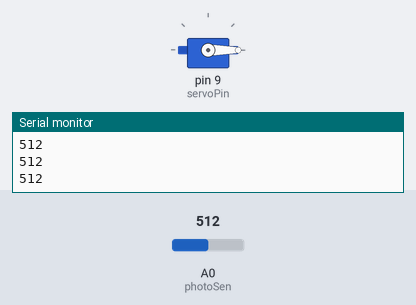
A program run on a simulated Arduino Uno, built with avr-gcc and run on an emulated ATmega328P. Shown: servo, the last lines printed to the serial monitor. The test bench sets the inputs (shaded band); at power-on: A0 (photoSen) = 512.

Above: at 1.3 s.
1.4 s: A0 (photoSen) set to 682
2.9 s: A0 (photoSen) set to 716
At 3.4 s:
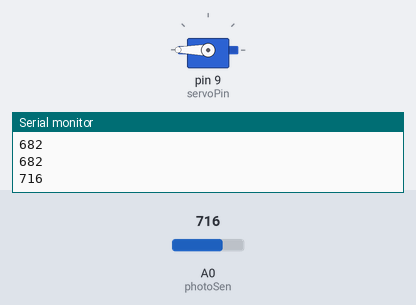
4.5 s: A0 (photoSen) set to 690
At 5.7 s:
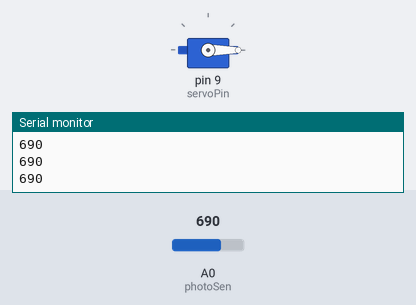
6.0 s: A0 (photoSen) set to 710
At 7.0 s:
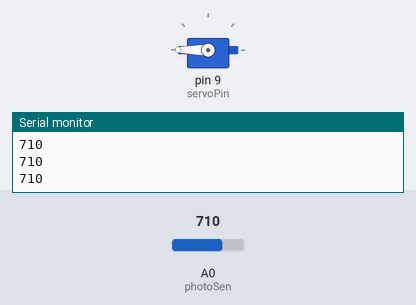
Timing chart, 0 to 8.5 s (numbered marks = the images above; inputs shaded):
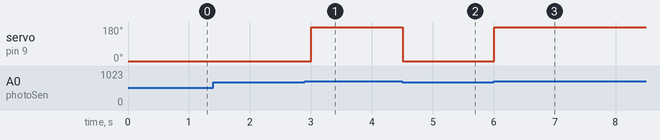

The program:

main.cpp
```cpp
#include <Arduino.h>
#include <Servo.h>
int photoSen=A0;
int photoVal;
int servoPin=9;
int servoPos;
int servoBuffer=500;
Servo myServo;
String msg1="What angle for the Servo?";
int lightOff=0;
int lightOn=180;


void setup() {
  // put your setup code here, to run once:
  Serial.begin(9600);
  pinMode(photoSen,INPUT);
  myServo.attach(servoPin);
}

void loop() {
  // put your main code here, to run repeatedly:

  photoVal=analogRead(photoSen);
  Serial.println(photoVal);

  servoPos=map(photoVal, 500, 800, 0, 180);

  if(photoVal > 700 )
  {
  myServo.write(lightOn);

  } else { myServo.write(lightOff); }

  delay(servoBuffer);
  Serial.println(photoVal);
}
```

Measured:
- the behaviour switches between 700 and 701 on A0 (photoSen) (found by bisection; images 0 and 1)
- after the input at 2.9 s, servo on pin 9 (servoPin): 0° → 180° after 0.10 s
- after the input at 4.5 s, servo on pin 9 (servoPin): 180° → 0° at once
- after the input at 6.0 s, servo on pin 9 (servoPin): 0° → 180° at once
